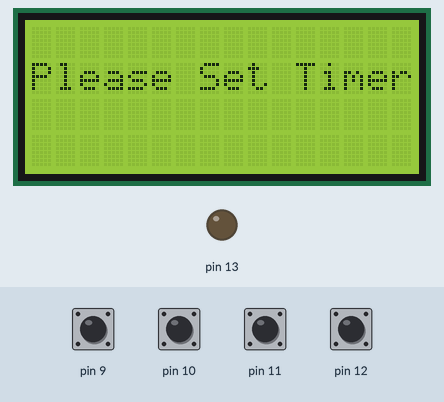
Recording of a sketch running on a simulated Arduino Uno, built with avr-gcc and run on an emulated ATmega328P. Parts: 16×4 character LCD, output pins drawn as LEDs (lit = HIGH). Inputs (shaded band) come from the test bench; at power-on: pin 9–12 HIGH. What the sketch prints to the serial monitor is not drawn.

Above: at 2.2 s.
2.3 s: pin 11 pulled LOW for 0.15 s
At 2.9 s:
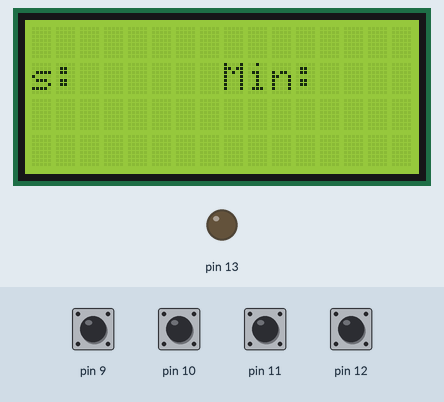
3.9 s: pin 12 pulled LOW for 0.15 s
At 4.4 s:
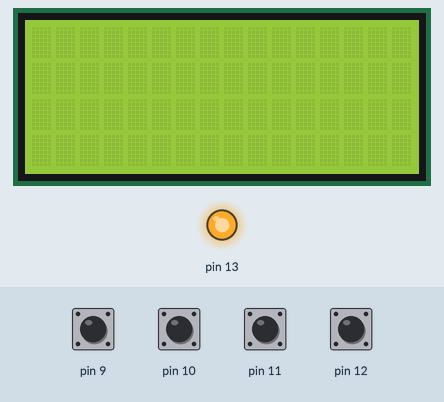
5.5 s: pin 11 pulled LOW for 1 s
At 7.5 s:
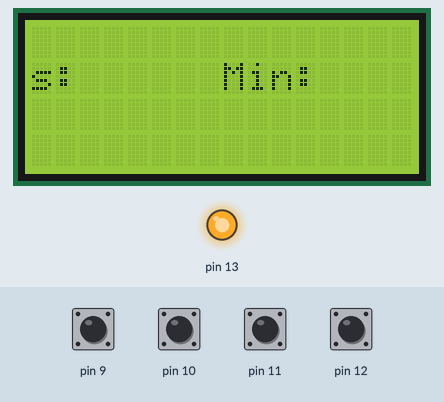
8.0 s: pin 9 pulled LOW for 0.15 s
At 9.1 s:
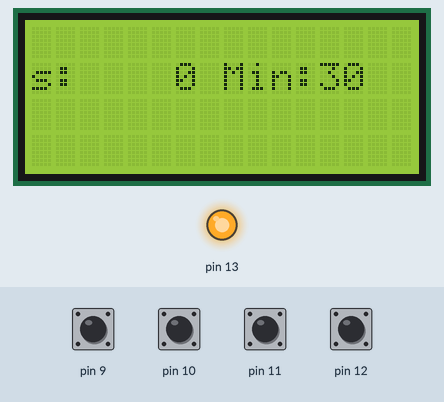
9.6 s: pin 10 pulled LOW for 0.15 s
At 10.1 s:
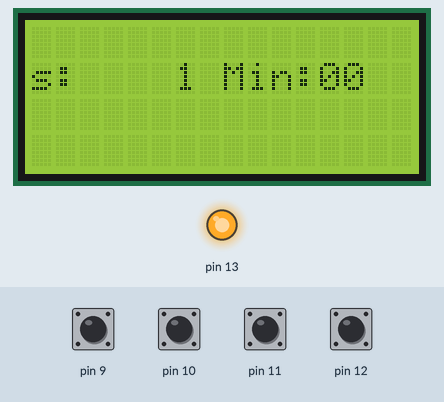
11.2 s: pin 10 pulled LOW for 1 s
At 12.5 s:
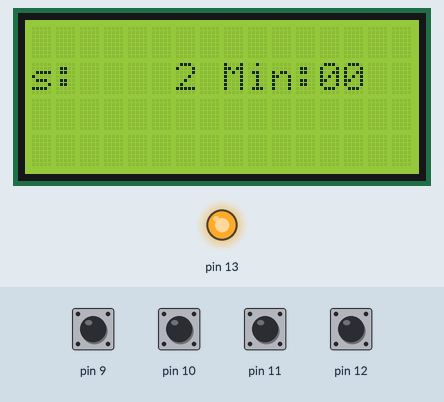
Timing chart, 0 to 14.2 s (numbered marks = the images above; inputs shaded):
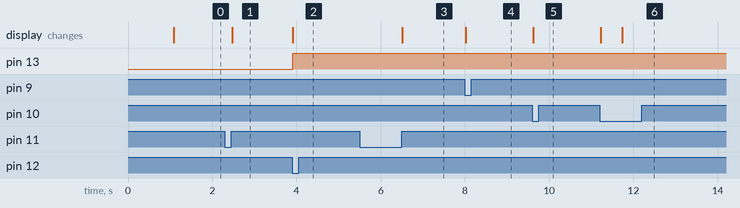

Measured:
- after the input at 2.3 s, the display: changes after 0.17 s (image 1)
- after the input at 3.9 s, pin 13: LOW → HIGH at once; the display: changes at once (image 2)
- after the input at 5.5 s, the display: changes after 1.0 s (image 3)
- after the input at 8.0 s, the display: changes at once (image 4)
- after the input at 9.6 s, the display: changes at once (image 5)
- after the input at 11.2 s, the display: first changes at once (image 6 shows a later state)

The sketch:

A0.1.ino
```cpp
#include <RBD_Timer.h> // https://github.com/alextaujenis/RBD_Timer
#include <Wire.h>
#include <LiquidCrystal_I2C.h>

RBD::Timer timerHour;
RBD::Timer timerMin;
LiquidCrystal_I2C lcd(0x3F, 16, 4);

unsigned long hours = 0;
unsigned long minutes = 0;
int val = 0.00;
int j,k = 0;
bool foo = 0;
void setup() {
  // put your setup code here, to run once:

  Serial.begin(9600);
  pinMode(10, INPUT);
  pinMode(11, INPUT);
  pinMode(12, INPUT);
  pinMode(9, INPUT);
  pinMode(13, OUTPUT);
  digitalWrite(10, HIGH);
  digitalWrite(11, HIGH);
  digitalWrite(12, HIGH);
  digitalWrite(9, HIGH);
  //digitalWrite(13, LOW);
  lcd.begin();
  lcd.backlight();
  lcd.setCursor(0, 1);
  lcd.print(F("SENSE IT OUT"));
  delay(1000);
  lcd.setCursor(0, 1);
  lcd.print(F("Please Set Timer"));

}

void loop() {

//  if (digitalRead(11) == LOW)  {
//    digitalWrite(13, HIGH);
//    timer4.setTimeout(hours * 1000); // 4 hours in ms
//    timer4.restart();
//  }

  j = 0;
  k=0;
  menu();
//  Serial.println("Out of menu");
//  if (timerHour.onExpired()) {
//      timerMin.setTimeout(minutes*60 * 1000); // 4 minutes in ms
//      timerMin.restart();
//  }
  if(timerMin.onExpired()) {
    //digitalWrite(13,LOW);
    Serial.println("change");
  }

}
```

minutes.ino
```cpp
void m()
{
  //Serial.println("inside the m");
  int colm1 = digitalRead(9);
  int colm2 = digitalRead(10);
  int colm3 = digitalRead(11);
  int colm4 = digitalRead(12);
  if (colm1 == LOW || colm2 == LOW || colm3 == LOW || colm4 == LOW)
  {
    if (colm1 == LOW || colm2 == LOW || colm3 == LOW)
    {
      lcd.clear();
      lcd.setCursor(-4, 1);
      lcd.print("Hours: ");
      lcd.setCursor(8, 1);
      lcd.print("Min: ");
      Serial.println("set minutes");
      if (colm1 == LOW)
      {
        minutes = minutes - 30;

        if (minutes < 0)
          minutes = 0;
          Serial.println(minutes);
        val = minutes / 2;
        if (val < 0)  {
          val = 0;
          lcd.setCursor(6, 1);
          lcd.print(hours);
          lcd.setCursor(12, 1);
          lcd.print("00");
        }

        if (val % 2 == 0) {
          Serial.print("val = ");
          Serial.println(val);
          hours = hours - 1;
          if (hours < 0 || hours > 12)
            hours = 0;
          lcd.setCursor(6, 1);
          lcd.print(hours);
          lcd.setCursor(12, 1);
          lcd.print("30");
        }

        else  {
          lcd.setCursor(6, 1);
          lcd.print(hours);
          lcd.setCursor(12, 1);
          lcd.print("00");

        }

        delay(500);

      }
      if (colm2 == LOW)
      {
        minutes = minutes + 30;
        if (minutes >= 720)
          minutes = 720;
        val = minutes / 2;
        if (val % 2 == 0) {
          hours = hours + 1;
          if (hours > 12)
            hours = 12;
          lcd.setCursor(6, 1);
          lcd.print(hours);
          lcd.setCursor(12, 1);
          lcd.print("00");
        }
        else  {
          lcd.setCursor(6, 1);
          lcd.print(hours);
          lcd.setCursor(12, 1);
          lcd.print("30");
        }

        Serial.println(minutes);
        delay(500);
      }

    }
    if (colm4 == LOW)
    {

      lcd.clear();
      lcd.setCursor(1, 2);
      lcd.print("Timer Set");
      Serial.println("back");
      timerMin.setTimeout(minutes * 60 * 1000); // 4 hours in ms
      timerMin.restart();
      digitalWrite(13, HIGH);
      k = 60;
    }

  }
}
```

waitTime.ino
```cpp
void waitTime()
{
//
//    while(j!= 60)
//    {
//      h();
//      Serial.println(j);
//
//    }
    while(k!=60)
    {
      m();
    }
    Serial.println("out of wait");


}
```

keypad.ino
```cpp
//void h()
//{
//
//  int colm1 = digitalRead(9);
//  int colm2 = digitalRead(10);
//  int colm3 = digitalRead(11);
//  int colm4 = digitalRead(12);
//  if (colm1 == LOW || colm2 == LOW || colm3 == LOW || colm4 == LOW)
//  {
//    if (colm1 == LOW || colm2 == LOW || colm3 == LOW)
//    {
//      lcd.clear();
//      lcd.setCursor(1, 1);
//      lcd.print("Set Hours:");
//      Serial.println("set hours");
//      if (colm1 == LOW)
//      {
//        hours = hours - 1;
//        if(hours <= 0)
//        hours = 0;
//        val=(float)hours/2.0;
//        if(val%2 == 0)
//        lcd.setCursor(15, 1);
//        lcd.print(val);
//        Serial.println(val);
//        delay(500);
//
//      }
//      if (colm2 == LOW)
//      {
//        hours = hours + 1;
//        if(hours>=24)
//        hours = 24;
//        val = (float)hours/2.0;
//        lcd.setCursor(15, 1);
//        lcd.print(val);
//        Serial.println(val);
//        delay(500);
//      }
//
//    }
//    if (colm4 == LOW)
//    {
//      Serial.println("back");
//      digitalWrite(13, HIGH);
//      timerHour.setTimeout(hours*30*60 * 1000); // 4 hours in ms
//      timerHour.restart();
//      j = 60;
//      delay(500);
//    }
//
//  }
//}
```

lcdDisp.ino
```cpp
void menu()
{
  int colm3 = digitalRead(11);
  if (colm3 == LOW)
      {
  waitTime();

  lcd.clear();
      }

}
```
